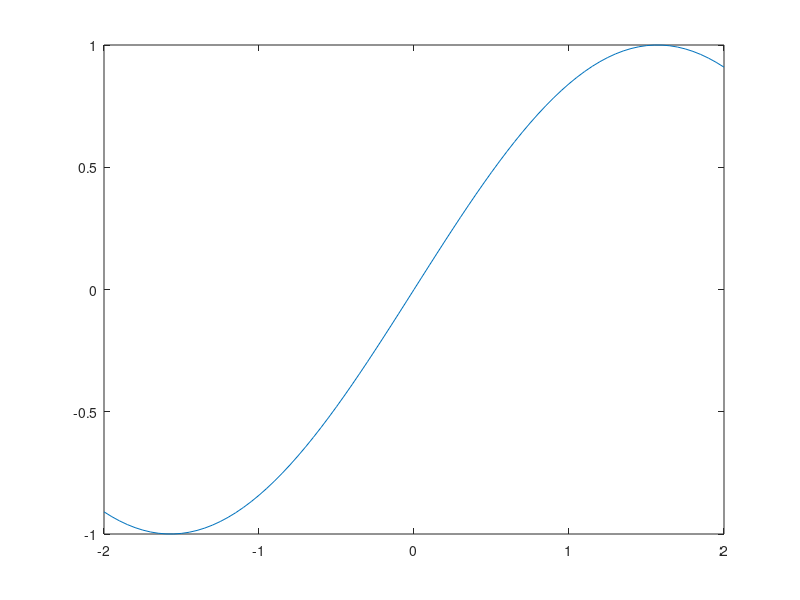

Here is the MATLAB script that generated this plot: (Note: this script raises an error after producing the figure.)
% Konstantinos Letros 8851
% Optimization Techniques
% The Project - Parameters Estimation
% Parameters Estimation using Genetic Algorithm

%% Clean the screen

clc
clear
close all;
format long;

tic
%% Function to be estimated

% Intput Vector: u
f = @(u) sin(u(1));
U=-2:0.05:2;
plot(U,arrayfun(f,U))

%% Initialization

% Number of Chromosomes in every Population
chromeNum = 100;

% Number of Gaussians in every Chromosome
gaussiansNum = 15;

% Number of generations until termination
generationsNum = 1000;

% Initialize Population of Chromosomes
% population(gaussian_i,parameter_j,chromosome_k)
population = initPopulation(gaussiansNum,chromeNum);
fitnessPop = fitnessEvaluation(population,f);

% Keep track of the fittest chromosome
fittest = zeros(generationsNum,1);
fittest(1) = max(fitnessPop);
fprintf("Generation 1 \nCurrent Fittest Evaluation: %f \n",fittest(1))

% Crossover decay through generations
decayFun = @(mag,gen) mag*exp(2*(1-gen)/generationsNum);

%% Genetic Algorithm

% Count number of generations
generations = 1;

while generations <= generationsNum
    
    % Selection
    population = selectionProcess(population,fitnessPop);
    
    % Crossover - Initial Crossover Parameter = 50%
    population = crossoverProcess(population,0.8);%decayFun(0.50,generations));
    
    % Mutation - Initial Mutation Parameter = 30%
    population = mutationProcess(population,0.10);%decayFun(0.30,generations));
    
    % Fitness Evaluation
    fitnessPop = fitnessEvaluation(population,f);
    
    % Fittest Chromosome's Evaluation
    fittest(generations) = max(fitnessPop);
    
    if mod(generations,generationsNum/10) == 0
        fprintf("Generation %d \nCurrent Fittest Evaluation: %f \n",...
            generations,fittest(generations))
    end
    
    % Count number of generations
    generations = generations + 1;
    
end

%% Results

% Best chromosome of the final population
[~,bestIdx] = max(fitnessPop);
optimalChromesome = population(:,:,bestIdx);
fprintf("\nFitness of the best chromosome: %f \n", fitnessPop(bestIdx) )

% Plot Function Estimation
f_hat = @(u) ObjectiveFuncEstim(u,optimalChromesome);
figure
plot(U,arrayfun(f_hat,U))
axis tight

% Plot Fittest Chromosome's history
figure
plot(1:generationsNum,fittest)
title('Fittest Chromosome - Fitness Evaluation through Generations')
xlabel('Generations')
ylabel('Fitness Evaluation')

U1 = [-2,0.001,2];
MSE = sum((arrayfun(f_hat,U1)-arrayfun(f,U1)).^2)/length(U1)

toc

%% Functions

%% Initialize Population

function chrom = initPopulation(gaussiansNumber,chromeNumber)

% 3 Genes for each Gaussian
% Magnitude, Center, Std
geneNumber = 3;

% Random Initialize Population of Chromosomes
% Every chromosome includes several genes (gaussians)
% All Parameters initialized in [-4,4]
chrom = rand([gaussiansNumber,geneNumber,chromeNumber])*8-4;

end

%% Fittness Evaulation

% terminate the Genetic Algorithm after a specific event
function fitChrome = fitnessEvaluation(population,f)

% Dataset to be used
U = -2:0.01:2;

fitChrome = zeros(size(population,3),1);

% For every input set of inputs (u1,u2) in the Dataset calculate fitness of the chromosome i
for i = 1:size(population,3)
    for u1 = U
        fitChrome(i) = fitChrome(i) + fitnessCalc(f,[u1],population(:,:,i));
    end
end

%%%%%%%%%%%%%%%%%%%%%%%%%%%%%%%%%%%%%%%%%%%%%%%%
 fitChrome = fitChrome/length(U);
%%%%%%%%%%%%%%%%%%%%%%%%%%%%%%%%%%%%%%%%%%%%%%%%

end

%% Selection Proccess
% Roulette Wheel Selection
function newPopulation = selectionProcess(population,fitnessPop)

newPopulation = zeros(size(population));

counter = 1;

% Choose Chromosomes to survive
while counter <= size(newPopulation,3)
    
    % Split probabilities into segments
    % Ex: Segment 1 : [0,prob(1)]
    %     Segment 2 : [prob(1),prob(2)] etc.
    prob = length(fitnessPop);
    for i = 1:length(fitnessPop)
        prob(i) = sum(fitnessPop(1:i))/sum(fitnessPop);
    end
    
    % Generate a random number
    randNum = rand;
    
    % Choose which chromosome survives depending
    % on which segment includes the random number
    for index = 1 : length(fitnessPop)
        if prob(index)>=randNum
            break;
        end
    end
    
    % Pass the "lucky" chromosome to the next step
    newPopulation(:,:,counter) = population(:,:,index);
    
    counter = counter + 1;
    
end

end

%% Crossover Proccess
function newPopulation = crossoverProcess(population,crossParam)

newPopulation = population;

counter = 1;

while counter <= ceil(size(population,3)*crossParam)
    
    % Choose 2 parent-chromosomes randomly
    parents = population(:,:,randi([1,size(population,3)],2,1));
    
    % Choose position of gene (gaussian) exchange randomly
    crossPos = randi([1,size(population,1)-1]);
    
    % ie. parent1   = [gene11; gene12; gene13]
    %     parent2   = [gene21; gene22; gene23]
    %     crossPos  = 2
    %     offspring = [gene11; gene12; gene23]
    newPopulation(:,:,counter) = [parents(1:crossPos,:,1);parents(crossPos+1:size(population,1),:,2)];
    
    counter = counter + 1;
    
end

end


%% Mutation Proccess
function newPopulation = mutationProcess(population,mutParam)

newPopulation = population;

counter = 1;

% Random number of mutations take place
mutChance = 2*mutParam*rand;

while counter <= round(size(newPopulation,3)*mutChance)
    
    newPopulation(:,:,randi([1,size(population,3)])) = ...
        randn(size(population,1),size(population,2),1)*10-5;
    
    counter = counter + 1;
end


end

%% Other Functions

% Fitness Function
%[Objective Function: f, Input Vector: u, Parameter's Matrix: chromosome]
function fit = fitnessCalc(f,u,chromosome)

% Choose fittness function formula - normalized
% fitnessFunc = @(x) 1 / (1+abs(x));
fitnessFunc = @(x) 1 / (1+x.^2);

f_hat = ObjectiveFuncEstim(u,chromosome);

% Substruct target function to get the error
error = f_hat - f(u);

fit = fitnessFunc(error);

end

% Objective Function Estimation
% [Input: u , Parameter's Matrix: chromosome]
function func = ObjectiveFuncEstim(u,chromosome)

% Every row of has 3 genes - gaussian Parameters
G = @(gauss) gauss(1)*exp(-(u(1)-gauss(2))^2/(2*gauss(3)^2));

func = 0;
% Add all Gaussians
for i = 1:size(chromosome,1)
    func = func + G(chromosome(i,:));
end

end